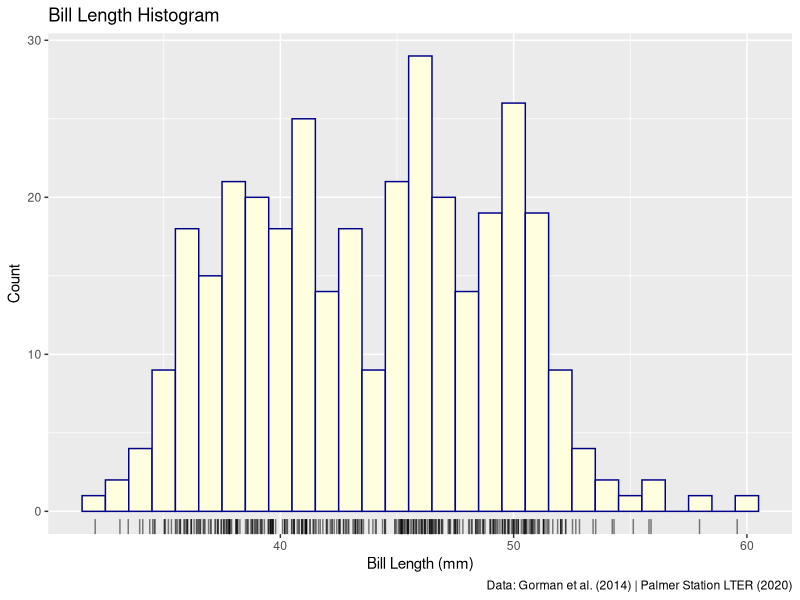
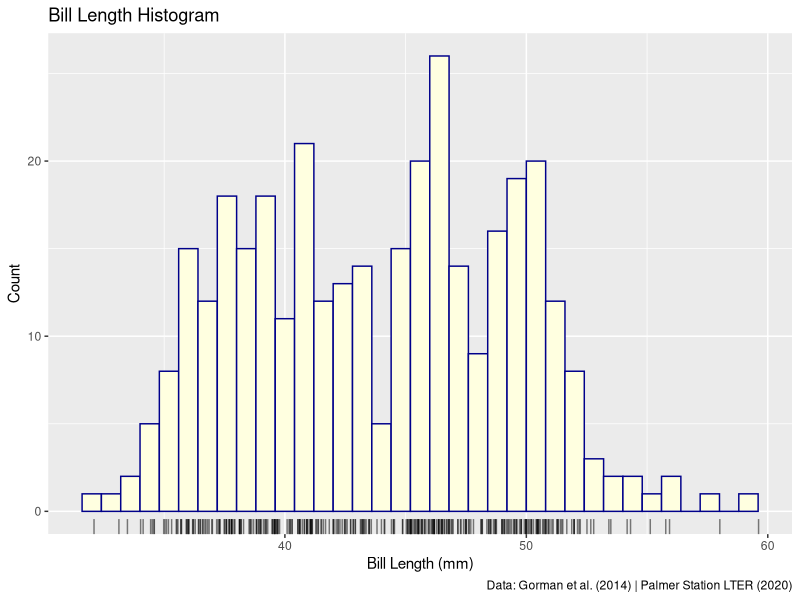
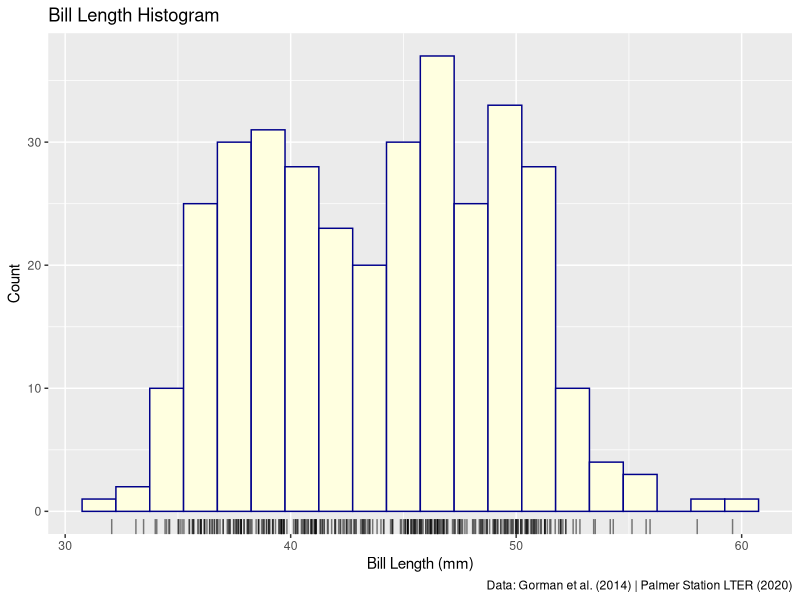
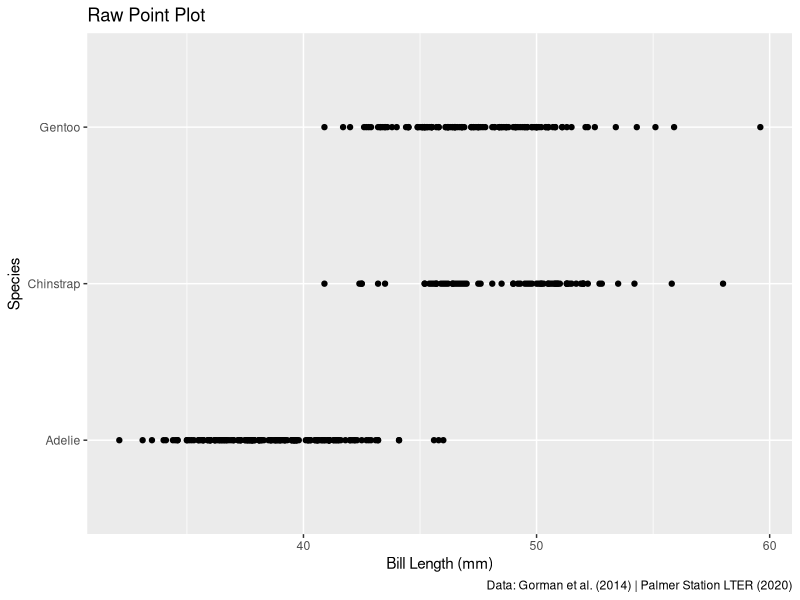
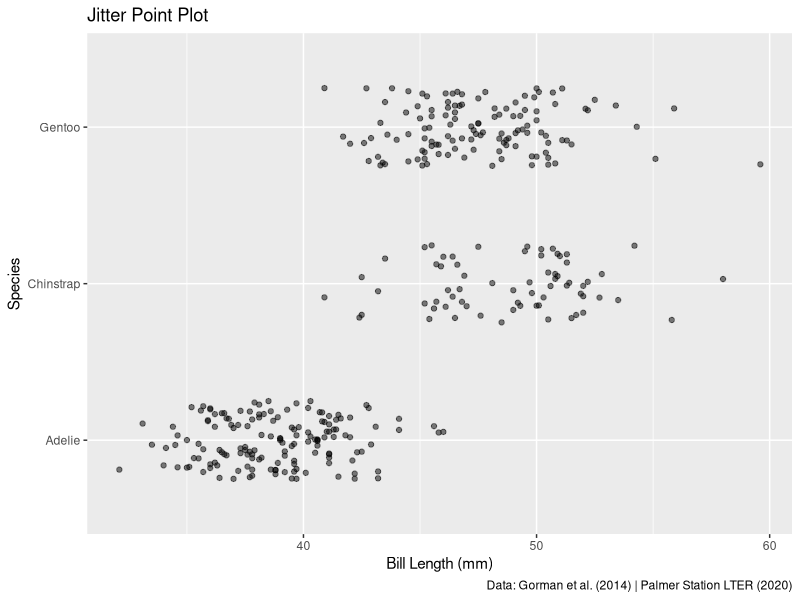
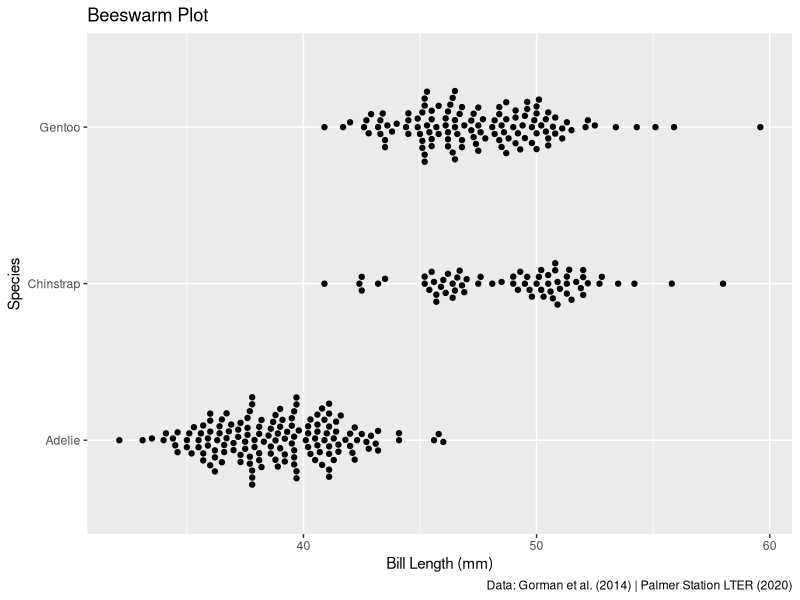
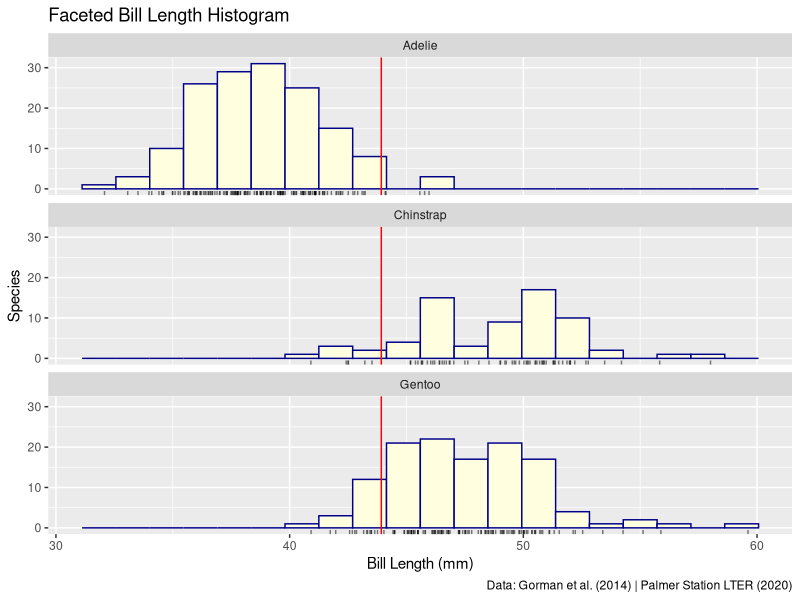
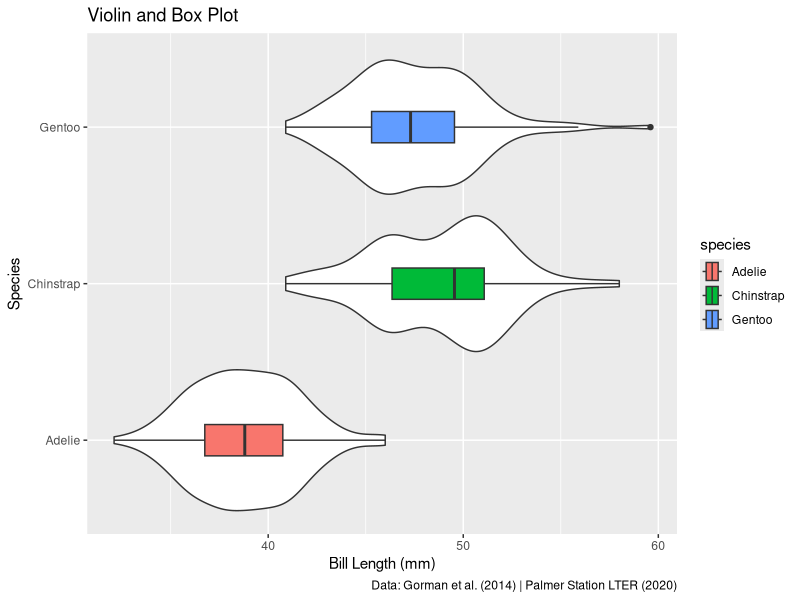

Recreate these plots in R, in order.
## ---- chunk 1
#| label: setup
#| message: false
library(tidyverse)
library(ggbeeswarm)
## ---- chunk 2
#| label: load-penguins-dataset
penguins <- datasets::penguins
## ---- chunk 3
#| label: penguins-dataset-dimension
nrow(penguins)
ncol(penguins)
## ---- chunk 4
#| label: data-preparation-exploration
head(penguins)
tail(penguins)
glimpse(penguins)
## ---- chunk 5
#| label: data-preparation-cleaning
penguins_bill <- penguins |>
  select(species, bill_len = bill_len, bill_dep = bill_dep) |>
  drop_na()

nrow(penguins_bill)
## ---- chunk 6
#| label: bill-length-histogram
caption_source <- "Data: Gorman et al. (2014) | Palmer Station LTER (2020)"

gg_hist_bins <- function(w) {
  ggplot(penguins_bill, aes(x = .data$bill_len)) +
    geom_histogram(
      binwidth = w,
      fill = "lightyellow",
      color = "darkblue"
    ) +
    geom_rug(
      aes(y = 0),
      position = position_jitter(height = 0),
      alpha = 0.5,
      sides = "b"
    ) +
    labs(
      x = "Bill Length (mm)",
      y = "Count",
      title = "Bill Length Histogram",
      caption = caption_source
    )
}

gg_hist_bins(1)
## ---- chunk 7
#| label: histogram-bin-width
gg_hist_bins(0.8)

gg_hist_bins(1.5)
## ---- chunk 8
#| label: raw-point-plot
labs_len_by_species <- labs(
  x = "Bill Length (mm)",
  y = "Species",
  caption = caption_source
)

ggplot(penguins_bill, aes(x = .data$bill_len, y = .data$species)) +
  geom_point() +
  labs_len_by_species +
  labs(title = "Raw Point Plot")
## ---- chunk 9
#| label: jitter-point-plot
ggplot(penguins_bill, aes(x = .data$bill_len, y = .data$species)) +
  geom_jitter(
    alpha = 0.5,
    width = 0,
    height = 0.25
  ) +
  labs_len_by_species +
  labs(title = "Jitter Point Plot")
## ---- chunk 10
#| label: beeswarm-plot
ggplot(penguins_bill, aes(x = .data$bill_len, y = .data$species)) +
  geom_beeswarm(
    cex = 1.5
  ) +
  labs_len_by_species +
  labs(title = "Beeswarm Plot")
## ---- chunk 11
#| label: faceted-histogram
ggplot(penguins_bill, aes(x = .data$bill_len)) +
  geom_histogram(
    bins = 20,
    fill = "lightyellow",
    color = "darkblue"
  ) +
  geom_rug(
    aes(y = 0),
    position = position_jitter(height = 0),
    alpha = 0.5,
    sides = "b"
  ) +
  facet_wrap(vars(species), ncol = 1) +
  geom_vline(aes(xintercept = mean(bill_len)), color = "red") +
  labs_len_by_species +
  labs(title = "Faceted Bill Length Histogram")
## ---- chunk 12
#| label: violin-with-box-plot
ggplot(penguins_bill, aes(bill_len, species)) +
  geom_violin() +
  geom_boxplot(aes(fill = species), width = 0.2) +
  labs_len_by_species +
  labs(title = "Violin and Box Plot")
## ---- chunk 13
#| label: bill-depth-histogram
gg_depth_bins <- function(w) {
  ggplot(penguins_bill, aes(x = .data$bill_dep)) +
    geom_histogram(
      binwidth = w,
      fill = "lightyellow",
      color = "darkblue"
    ) +
    geom_rug(
      aes(y = 0),
      position = position_jitter(height = 0),
      alpha = 0.5,
      sides = "b"
    ) +
    labs(
      x = "Bill Depth (mm)",
      y = "Count",
      title = str_c("Bill Depth Histogram"),
      caption = caption_source
    )
}

gg_depth_bins(0.8)
## ---- chunk 14
#| label: faceted-bill-depth-histogram
global_mean_dep <- mean(penguins_bill$bill_dep)

ggplot(penguins_bill, aes(x = .data$bill_dep)) +
  geom_histogram(
    binwidth = 0.8,
    fill = "lightyellow",
    color = "darkblue"
  ) +
  facet_wrap(vars(species), ncol = 1) +
  geom_rug(
    aes(y = 0),
    position = position_jitter(height = 0),
    alpha = 0.5,
    sides = "b"
  ) +
  geom_vline(aes(xintercept = global_mean_dep), color = "red") +
  labs_len_by_species +
  labs(
    x = "Bill Depth (mm)",
    title = "Faceted Bill Depth Histogram"
  )
## ---- chunk 15
#| label: verifier-3.3c


## ---- chunk 16
#| label: scatter-plot-with-linear-model
labs_len_by_bills <- labs(
  x = "Bill Length (mm)",
  y = "Bill Depth (mm)",
  caption = caption_source
)

lm_plot <-
  ggplot(penguins_bill, aes(x = .data$bill_len, y = .data$bill_dep)) +
  geom_point() +
  geom_smooth(
    method = "lm"
  ) +
  labs_len_by_bills

lm_plot +
  labs(title = "Scatter plot with linear model")
## ---- chunk 17
#| label: overplotting
coord_counts <- penguins_bill |>
  count(bill_len, bill_dep)

hidden_points <- sum(coord_counts$n) - nrow(coord_counts)
max_stack <- max(coord_counts$n)

hidden_points
max_stack
## ---- chunk 18
#| label: jitter-overplot
ggplot(penguins_bill, aes(x = .data$bill_len, y = .data$bill_dep)) +
  geom_jitter(
    alpha = 0.5,
    width = 0,
    height = 0.1
  ) +
  geom_smooth(
    method = "lm"
  ) +
  labs_len_by_bills +
  labs(title = "Jittered Scatter plot")
## ---- chunk 19
#| label: count-overplot
ggplot(penguins_bill, aes(x = .data$bill_len, y = .data$bill_dep)) +
  geom_smooth(method = "lm") +
  geom_count(alpha = 0.5) +
  scale_size_area() +
  labs_len_by_bills +
  labs(title = "Count-symbol Plot")
## ---- chunk 20
#| label: color-scatter-plot
ggplot(
  penguins_bill,
  aes(x = .data$bill_len, y = .data$bill_dep, color = .data$species)
) +
  geom_smooth(method = "lm") +
  geom_count(alpha = 0.5) +
  scale_size_area() +
  labs_len_by_bills +
  labs(
    title = "Colored Count-symbol Plot",
    color = "Species"
  )
